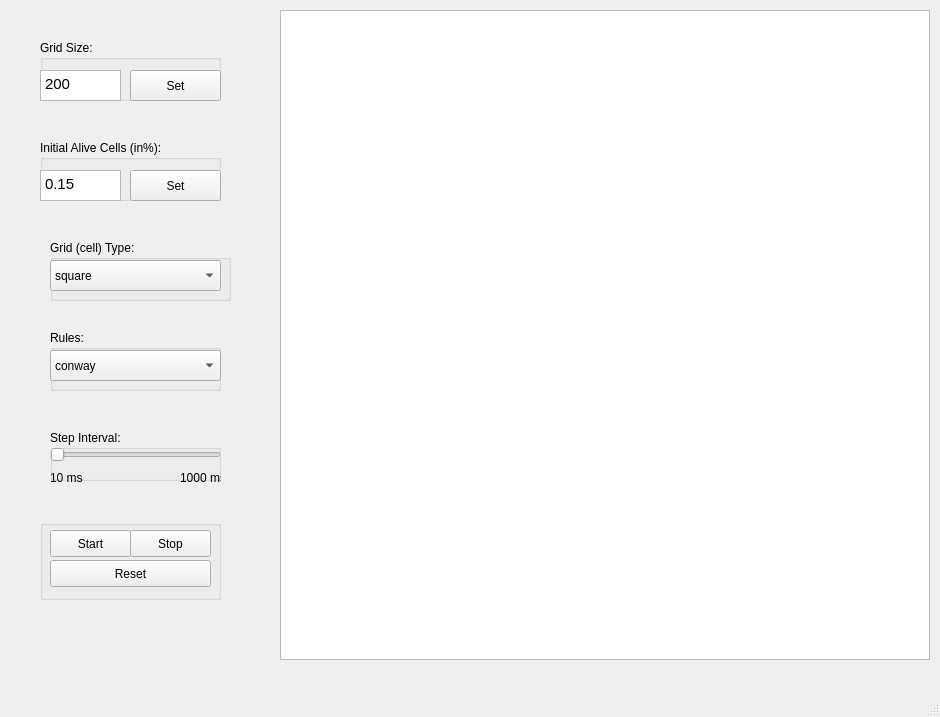
<?xml version="1.0" encoding="UTF-8"?>
<ui version="4.0">
 <class>MainWindow</class>
 <widget class="QMainWindow" name="MainWindow">
  <property name="geometry">
   <rect>
    <x>0</x>
    <y>0</y>
    <width>940</width>
    <height>717</height>
   </rect>
  </property>
  <property name="windowTitle">
   <string>MainWindow</string>
  </property>
  <widget class="QWidget" name="centralwidget">
   <widget class="QGraphicsView" name="graphicsView">
    <property name="geometry">
     <rect>
      <x>280</x>
      <y>10</y>
      <width>650</width>
      <height>650</height>
     </rect>
    </property>
    <property name="sizePolicy">
     <sizepolicy hsizetype="Maximum" vsizetype="Maximum">
      <horstretch>0</horstretch>
      <verstretch>0</verstretch>
     </sizepolicy>
    </property>
   </widget>
   <widget class="QGroupBox" name="gridType">
    <property name="geometry">
     <rect>
      <x>50</x>
      <y>240</y>
      <width>181</width>
      <height>61</height>
     </rect>
    </property>
    <property name="title">
     <string>Grid (cell) Type:</string>
    </property>
    <widget class="QComboBox" name="cellTypeScroll">
     <property name="enabled">
      <bool>true</bool>
     </property>
     <property name="geometry">
      <rect>
       <x>0</x>
       <y>20</y>
       <width>171</width>
       <height>31</height>
      </rect>
     </property>
     <property name="contextMenuPolicy">
      <enum>Qt::NoContextMenu</enum>
     </property>
     <property name="currentIndex">
      <number>0</number>
     </property>
     <item>
      <property name="text">
       <string>square</string>
      </property>
     </item>
     <item>
      <property name="text">
       <string>triangle</string>
      </property>
     </item>
     <item>
      <property name="text">
       <string>hexagon</string>
      </property>
     </item>
    </widget>
   </widget>
   <widget class="QGroupBox" name="groupBox">
    <property name="geometry">
     <rect>
      <x>40</x>
      <y>140</y>
      <width>181</width>
      <height>61</height>
     </rect>
    </property>
    <property name="title">
     <string>Initial Alive Cells (in%):</string>
    </property>
    <widget class="QPushButton" name="initAliveButton">
     <property name="geometry">
      <rect>
       <x>90</x>
       <y>30</y>
       <width>91</width>
       <height>31</height>
      </rect>
     </property>
     <property name="text">
      <string>Set</string>
     </property>
    </widget>
    <widget class="QTextEdit" name="initAlive">
     <property name="geometry">
      <rect>
       <x>0</x>
       <y>30</y>
       <width>81</width>
       <height>31</height>
      </rect>
     </property>
     <property name="tabChangesFocus">
      <bool>true</bool>
     </property>
     <property name="html">
      <string>&lt;!DOCTYPE HTML PUBLIC &quot;-//W3C//DTD HTML 4.0//EN&quot; &quot;http://www.w3.org/TR/REC-html40/strict.dtd&quot;&gt;
&lt;html&gt;&lt;head&gt;&lt;meta name=&quot;qrichtext&quot; content=&quot;1&quot; /&gt;&lt;style type=&quot;text/css&quot;&gt;
p, li { white-space: pre-wrap; }
&lt;/style&gt;&lt;/head&gt;&lt;body style=&quot; font-family:'Ubuntu'; font-size:11pt; font-weight:400; font-style:normal;&quot;&gt;
&lt;p style=&quot; margin-top:0px; margin-bottom:0px; margin-left:0px; margin-right:0px; -qt-block-indent:0; text-indent:0px;&quot;&gt;0.15&lt;/p&gt;&lt;/body&gt;&lt;/html&gt;</string>
     </property>
    </widget>
   </widget>
   <widget class="QGroupBox" name="groupBox_2">
    <property name="geometry">
     <rect>
      <x>40</x>
      <y>40</y>
      <width>181</width>
      <height>61</height>
     </rect>
    </property>
    <property name="title">
     <string>Grid Size:</string>
    </property>
    <widget class="QPushButton" name="changeSizeButton">
     <property name="geometry">
      <rect>
       <x>90</x>
       <y>30</y>
       <width>91</width>
       <height>31</height>
      </rect>
     </property>
     <property name="text">
      <string>Set</string>
     </property>
    </widget>
    <widget class="QTextEdit" name="sizeValue">
     <property name="geometry">
      <rect>
       <x>0</x>
       <y>30</y>
       <width>81</width>
       <height>31</height>
      </rect>
     </property>
     <property name="tabChangesFocus">
      <bool>true</bool>
     </property>
     <property name="html">
      <string>&lt;!DOCTYPE HTML PUBLIC &quot;-//W3C//DTD HTML 4.0//EN&quot; &quot;http://www.w3.org/TR/REC-html40/strict.dtd&quot;&gt;
&lt;html&gt;&lt;head&gt;&lt;meta name=&quot;qrichtext&quot; content=&quot;1&quot; /&gt;&lt;style type=&quot;text/css&quot;&gt;
p, li { white-space: pre-wrap; }
&lt;/style&gt;&lt;/head&gt;&lt;body style=&quot; font-family:'Ubuntu'; font-size:11pt; font-weight:400; font-style:normal;&quot;&gt;
&lt;p style=&quot; margin-top:0px; margin-bottom:0px; margin-left:0px; margin-right:0px; -qt-block-indent:0; text-indent:0px;&quot;&gt;200&lt;/p&gt;&lt;/body&gt;&lt;/html&gt;</string>
     </property>
    </widget>
   </widget>
   <widget class="QGroupBox" name="groupBox_3">
    <property name="geometry">
     <rect>
      <x>50</x>
      <y>330</y>
      <width>171</width>
      <height>61</height>
     </rect>
    </property>
    <property name="title">
     <string>Rules:</string>
    </property>
    <widget class="QComboBox" name="ruleScroll">
     <property name="enabled">
      <bool>true</bool>
     </property>
     <property name="geometry">
      <rect>
       <x>0</x>
       <y>20</y>
       <width>171</width>
       <height>31</height>
      </rect>
     </property>
     <property name="currentIndex">
      <number>0</number>
     </property>
     <item>
      <property name="text">
       <string>conway</string>
      </property>
     </item>
    </widget>
   </widget>
   <widget class="QGroupBox" name="groupBox_4">
    <property name="geometry">
     <rect>
      <x>50</x>
      <y>430</y>
      <width>171</width>
      <height>51</height>
     </rect>
    </property>
    <property name="title">
     <string>Step Interval:</string>
    </property>
    <widget class="QSlider" name="speedSlider">
     <property name="geometry">
      <rect>
       <x>0</x>
       <y>10</y>
       <width>171</width>
       <height>29</height>
      </rect>
     </property>
     <property name="minimum">
      <number>10</number>
     </property>
     <property name="maximum">
      <number>1000</number>
     </property>
     <property name="singleStep">
      <number>10</number>
     </property>
     <property name="value">
      <number>10</number>
     </property>
     <property name="orientation">
      <enum>Qt::Horizontal</enum>
     </property>
    </widget>
   </widget>
   <widget class="QGroupBox" name="groupBox_5">
    <property name="geometry">
     <rect>
      <x>40</x>
      <y>520</y>
      <width>181</width>
      <height>80</height>
     </rect>
    </property>
    <property name="title">
     <string/>
    </property>
    <widget class="QPushButton" name="stopButton">
     <property name="geometry">
      <rect>
       <x>90</x>
       <y>10</y>
       <width>81</width>
       <height>27</height>
      </rect>
     </property>
     <property name="text">
      <string>Stop</string>
     </property>
    </widget>
    <widget class="QPushButton" name="startButton">
     <property name="geometry">
      <rect>
       <x>10</x>
       <y>10</y>
       <width>81</width>
       <height>27</height>
      </rect>
     </property>
     <property name="text">
      <string>Start</string>
     </property>
    </widget>
    <widget class="QPushButton" name="resetButton">
     <property name="geometry">
      <rect>
       <x>10</x>
       <y>40</y>
       <width>161</width>
       <height>27</height>
      </rect>
     </property>
     <property name="text">
      <string>Reset</string>
     </property>
    </widget>
   </widget>
   <widget class="QLabel" name="label">
    <property name="geometry">
     <rect>
      <x>180</x>
      <y>470</y>
      <width>41</width>
      <height>16</height>
     </rect>
    </property>
    <property name="text">
     <string>1000 ms</string>
    </property>
   </widget>
   <widget class="QLabel" name="label_2">
    <property name="geometry">
     <rect>
      <x>50</x>
      <y>470</y>
      <width>41</width>
      <height>16</height>
     </rect>
    </property>
    <property name="text">
     <string>10 ms</string>
    </property>
   </widget>
  </widget>
  <widget class="QMenuBar" name="menubar">
   <property name="geometry">
    <rect>
     <x>0</x>
     <y>0</y>
     <width>940</width>
     <height>22</height>
    </rect>
   </property>
  </widget>
  <widget class="QStatusBar" name="statusbar"/>
 </widget>
 <resources/>
 <connections/>
</ui>
